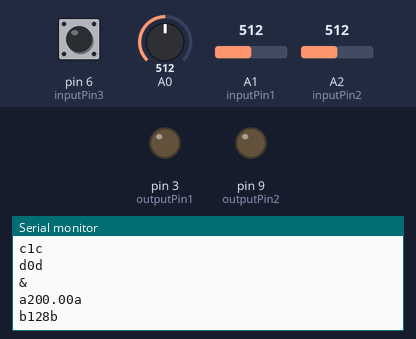
This sketch was run on a simulated Arduino Uno, built with avr-gcc and run on an emulated ATmega328P. Parts: output pins drawn as LEDs (lit = HIGH), the last lines printed to the serial monitor. Inputs (shaded band) come from the test bench; at power-on: A0 = 512, pin 6 (inputPin3) HIGH, A1 (inputPin1) = 512, A2 (inputPin2) = 512.

Above: at 1.2 s.
1.3 s: A0 set to 326
At 2.3 s:
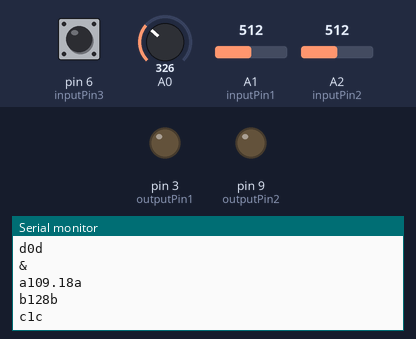
4.3 s: A0 set to 296
At 5.0 s:
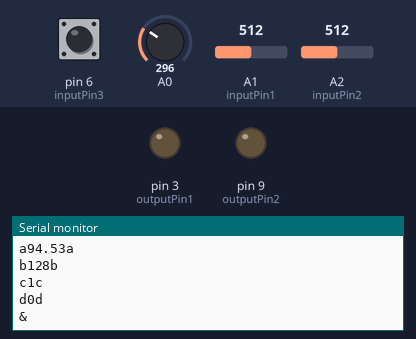
Timing chart, 0 to 7.3 s (numbered marks = the images above; inputs shaded):
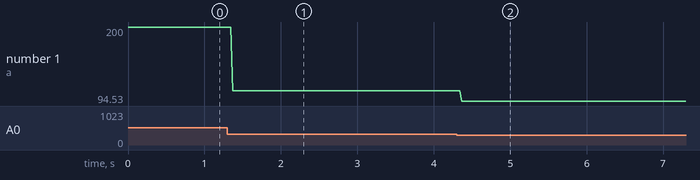

The sketch:

AmultipleSensors.ino
```cpp
// val for temp sensor
float voltage_for_temp;
float val_temp;
int val_light;

// val for force sensor
int val_force;
int force_sensor_state = 0;

// val for distance sensor
int val_distance;

// intout pin
int inputPin0 = 0; // Analog pin 0 - for temp sensor
int inputPin1 = 1; // Analog pin 1 - for light sensor
int inputPin2 = 2; // Analog pin 2 - for force sensor
int inputPin3 = 6; // Digital pin 3 - for distance sensor

// output pin
int outputPin1 = 3; // Digital pin 11 - for heating pad
int outputPin2 = 9; // Digital pin 9 - for LED red
int outputPin3 = 10; // Digital pin 10 - for buzzer


void setup() {
  Serial.begin(9600);
  // input
  pinMode(inputPin0, INPUT);
  pinMode(inputPin1, INPUT);
  pinMode(inputPin2, INPUT);
  pinMode(inputPin3, INPUT);
  // output
  pinMode(outputPin1, OUTPUT);
  pinMode(outputPin2, OUTPUT);
  pinMode(outputPin3, OUTPUT);
}


void loop() {
  // calculate the temp value based on the inputPin0 voltage value
  voltage_for_temp = getVoltage(inputPin0);
  val_temp = (voltage_for_temp - 0.5) * 100.0;

  // read values for light and force
  val_light = analogRead(inputPin1) / 4;
  val_force = analogRead(inputPin2) / 4;

  // distance sensor value is either '1' or '0'
  // '0' means be activated
  // '1' means not be activated
  val_distance = digitalRead(inputPin3);

  // if distance sensor is being touched and the room is not too light
  // start the heating pad and light up the LED
  // also beep once
  // else close the buzzer
  if (val_distance == 0 && val_light < 60) {
    force_sensor_state = 0;
    digitalWrite(outputPin1, HIGH);
    digitalWrite(outputPin2, HIGH);
    tone(outputPin3, 1000);
  }
  else {
    noTone(outputPin3);
  }

  // if the room is too light
  // close the LED
  if (val_light > 60) {
    digitalWrite(outputPin2, LOW);
  }

  // if the user press the force sensor
  // turns off the heating pad and LED
  if (val_force > 200) {
    force_sensor_state = 1;
    digitalWrite(outputPin1, LOW);
    digitalWrite(outputPin2, LOW);
  }

  // send the data to processing
  //'a' packet starts
  Serial.print("a");
  Serial.print(val_temp);
  Serial.print("a");
  Serial.println();
  //'a' packet ends

  //'b' packet starts
  Serial.print("b");
  Serial.print(val_light);
  Serial.print("b");
  Serial.println();
  //'b' packet ends

  //'c' packet starts
  Serial.print("c");
  Serial.print(val_distance);
  Serial.print("c");
  Serial.println();
  //'c' packet ends

  //'d' packet starts
  Serial.print("d");
  Serial.print(force_sensor_state);
  Serial.print("d");
  Serial.println();
  //'d' packet ends

  Serial.print("&"); //denotes end of readings from both sensors

  //print carriage return and newline
  Serial.println();
}

// calculate the voltage for temp sensor
float getVoltage(int pin)
{
  return (analogRead(pin) * 0.004882814);
}
```

Measured:
- the behaviour switches between 308 and 307 on A0 (found by bisection; images 1 and 2)
- after the input at 1.3 s, the serial monitor: prints a new line after 0.07 s (image 1)
- after the input at 4.3 s, the serial monitor: prints a new line after 0.07 s (image 2)
- plotted number 1: 200 → 109.18 after the input at 1.3 s, 109.18 → 94.53 after the input at 4.3 s
